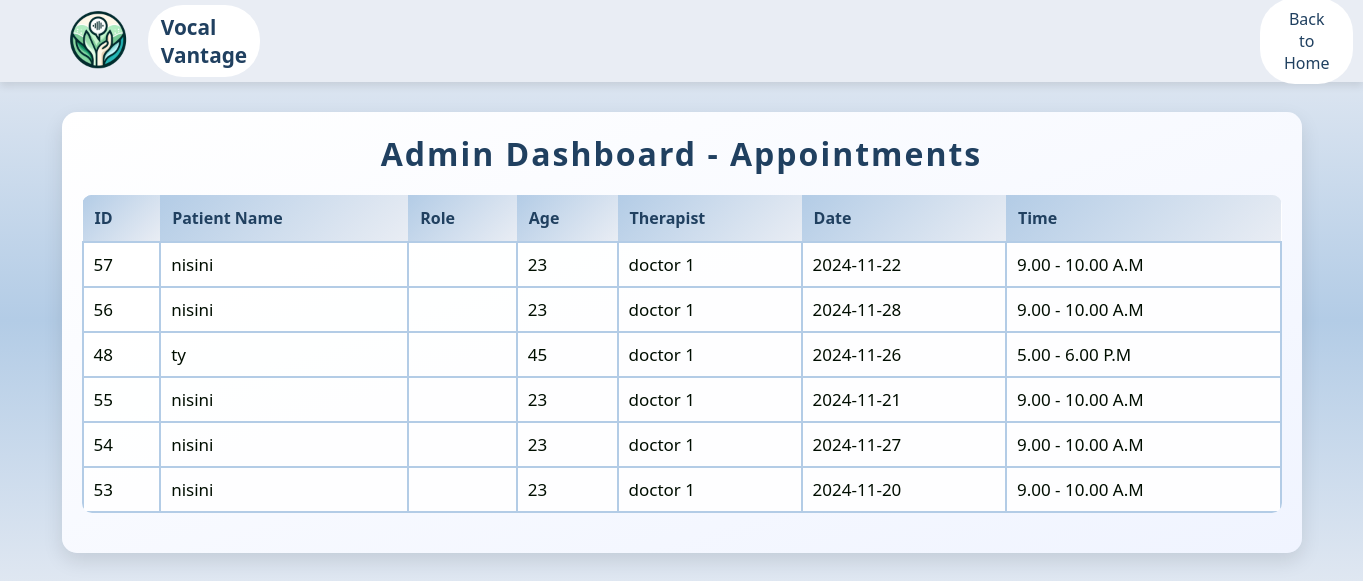
Page /Admin/appoinments.php on the committed database.
### tables this page shows
CREATE TABLE IF NOT EXISTS `appoinments` (
  `App_id` int NOT NULL AUTO_INCREMENT,
  `Patient_name` varchar(100) NOT NULL,
  `Age` int NOT NULL,
  `Therapist` enum('doctor 1','doctor 2','doctor 3','') NOT NULL,
  `Date` date NOT NULL,
  `Time` enum('9.00 - 10.00 A.M','11.00 A.M - 12.00 P.M','1.00 - 2.00 P.M','3.00 - 4.00 P.M','5.00 - 6.00 P.M','7.00 - 8.00 P.M','9.00 - 10.00 P.M') NOT NULL,
  `get_at` timestamp NOT NULL DEFAULT CURRENT_TIMESTAMP,
  PRIMARY KEY (`App_id`)
);

### Admin/appoinments.php (the view, shortened to what this page needs)
<?php
$servername = "localhost";
$username = "root";
$password = "";
$dbname = "vocal_vantage";
$conn = new mysqli($servername, $username, $password, $dbname);
$sql = "SELECT * FROM appoinments";
$result = $conn->query($sql);
?>
<!DOCTYPE html>
<html lang="en">
<head>
</head>
<body>
    <header class="navbar">
    <img src="../Resourses/index/logo 01.png">
        <div class="logo">Vocal Vantage</div>
        <div class="auth-buttons">
            <a href="admin.html"><button class="signup" >Back to Home</button></a>
        </div>
    </header>
    <div class="dashboard-container">
        <h2>Admin Dashboard - Appointments</h2>
        <table>
            <thead>
                <tr>
                    <th>ID</th>
                    <th>Patient Name</th>
                    <th>Role</th>
                    <th>Age</th>
                    <th>Therapist</th>
                    <th>Date</th>
                    <th>Time</th>
                </tr>
            </thead>
            <tbody>
                <?php
                if ($result->num_rows > 0) {
                    while ($row = $result->fetch_assoc()) {
                        echo "<tr>";
                        echo "<td>" . $row['App_id'] . "</td>";
                        echo "<td>" . $row['Patient_name'] . "</td>";
                        echo "<td>" . $row['role'] . "</td>";
                        echo "<td>" . $row['Age'] . "</td>";
                        echo "<td>" . $row['Therapist'] . "</td>";
                        echo "<td>" . $row['Date'] . "</td>";
                        echo "<td>" . $row['Time'] . "</td>";
                    }
                } else {
                    echo "<tr><td colspan='7'>No appointments found.</td></tr>";
                }
                ?>
            </tbody>
        </table>
    </div>
</html>

### Admin/appoinments.php (style rules this page uses)
* { margin: 0; padding: 0; font-family: 'Segoe UI', Tahoma, Geneva, Verdana, sans-serif; }
body { background: linear-gradient( #E9EDF4,#b3cce6, #E9EDF4); min-height: 80vh; }
header { position: relative; height: 50px; }
.navbar { display: flex; align-items: center; padding: 1.0rem 3rem; background-color: #E9EDF4; box-shadow: 0 4px 8px rgba(0, 0, 0, 0.1); }
.navbar .logo { font-size: 1.3rem; font-weight: bold; color: #204060; background-color: #FFFFFF; padding: 0.5rem 0.8rem; border-radius: 35px; animation: slideIn 4s ease forwards; }
img { width: 100px; height: 100px; }
.navbar .auth-buttons { margin-left: 1000px; background-color: #FFFFFF; padding: 0.01rem 0.5rem; border-radius: 35px; }
.auth-buttons .signup { padding: 0.6rem 1.0rem; border: none; border-radius: 20px; cursor: pointer; font-size: 1rem; transition: background-color 0.3s, color 0.3s; }
.auth-buttons .signup { background-color: transparent; color: #204060; }
.dashboard-container { max-width: 1200px; margin: 30px auto; padding: 20px; background: linear-gradient(to bottom right, #ffffff, #f0f4ff); box-shadow: 0 8px 20px rgba(0, 0, 0, 0.1); border-radius: 15px; overflow: hidden; }
h2 { text-align: center; color: #204060; margin-bottom: 20px; font-size: 2rem; letter-spacing: 2px; animation: slideIn 1s ease-in-out; }
table { width: 100%; border-collapse: collapse; margin-bottom: 20px; background-color: #fff; margin-top: 20px; background: rgba(255, 255, 255, 0.9); border-radius: 10px; overflow: hidden; }
table thead { background: linear-gradient(135deg, #b3cce6, #E9EDF4); color: #204060; }
table th, table td { padding: 12px 15px; text-align: left; font-size: 14px; border-bottom: 1px solid #ddd; }
table th { background: linear-gradient(135deg, #b3cce6, #E9EDF4); color: #204060; padding: 12px; text-align: left; font-size: 1rem; }
table td { padding: 10px; border: 2px solid #b3cce6; font-size: 17px; cursor: pointer; color: #000E00; }
table tr { transition: background-color 0.3s ease, transform 0.3s ease; }

### rows in the picture
appoinments: App_id "57", Patient_name "nisini", Age "23", Therapist "doctor 1", Date "2024-11-22", Time "9.00 - 10.00 A.M"
appoinments: App_id "56", Patient_name "nisini", Age "23", Therapist "doctor 1", Date "2024-11-28", Time "9.00 - 10.00 A.M"
appoinments: App_id "48", Patient_name "ty", Age "45", Therapist "doctor 1", Date "2024-11-26", Time "5.00 - 6.00 P.M"
appoinments: App_id "55", Patient_name "nisini", Age "23", Therapist "doctor 1", Date "2024-11-21", Time "9.00 - 10.00 A.M"
appoinments: App_id "54", Patient_name "nisini", Age "23", Therapist "doctor 1", Date "2024-11-27", Time "9.00 - 10.00 A.M"
appoinments: App_id "53", Patient_name "nisini", Age "23", Therapist "doctor 1", Date "2024-11-20", Time "9.00 - 10.00 A.M"
